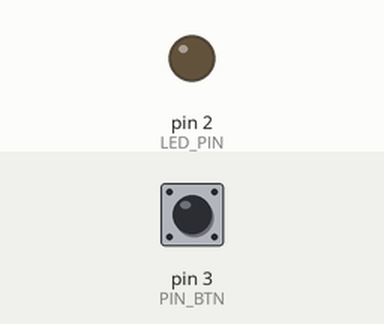
This sketch was run on a simulated Arduino Uno, built with avr-gcc and run on an emulated ATmega328P. Shown: output pins drawn as LEDs (lit = HIGH). Dashed ring = blinking. The test bench sets the inputs (shaded band); at power-on: pin 3 (PIN_BTN) HIGH. Random numbers use the default seed unless the sketch sets one; no radio packets arrive unless stated; what the sketch prints to the serial monitor is not drawn.

Above: at 3.3 s.
3.4 s: pin 3 (PIN_BTN) pulled LOW for 0.15 s
At 3.57 s:
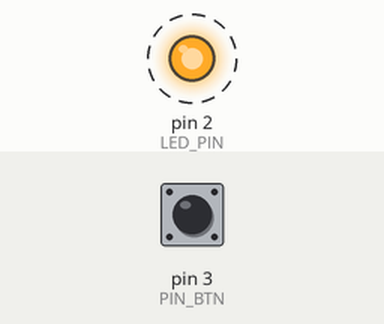
6.5 s: pin 3 (PIN_BTN) pulled LOW for 1 s
9.0 s: pin 3 (PIN_BTN) pulled LOW for 3.2 s
At 9.47 s:
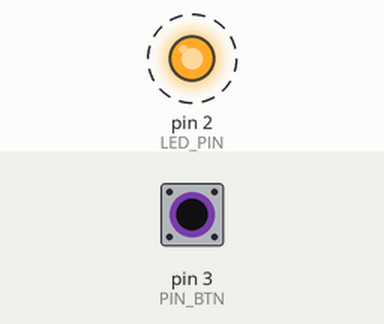
Timing chart, 0 to 19.7 s (numbered marks = the images above; inputs shaded):
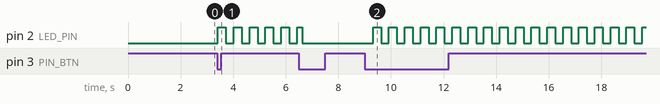

Measured:
- after the input at 3.4 s, pin 2 (LED_PIN): alternates HIGH for 0.30 s and LOW for 0.30 s, starting at once
- after the input at 9.0 s, pin 2 (LED_PIN): alternates HIGH for 0.30 s and LOW for 0.30 s, starting after 0.32 s

The sketch:

main.ino
```cpp
#include "setting.h"
#include "config.h"
#include <Arduino.h>

unsigned long ledTimer  = 0;
bool ledState           = false;

// How often to hop channels (ms) — lower = faster hopping
#define HOP_INTERVAL 50

unsigned long lastHopTime = 0;
unsigned long hopCount    = 0;

// ── Button ISR ──────────────────────────────────────────────────────────────
void handleButton() {
  unsigned long now = millis();
  if (now - lastPressTime > debounceDelay) {
    current = (current == DEACTIVE_MODE) ? ACTIVE_MODE : DEACTIVE_MODE;
    lastPressTime = now;
  }
}

// ── Radio init ───────────────────────────────────────────────────────────────
void initialize_Radios() {
  if (current == ACTIVE_MODE) {
    configureNrf(Radio);
  } else {
    Radio.powerDown();
    delay(100);
  }
}

// ── Menu ─────────────────────────────────────────────────────────────────────
static const char* kMenuLabels[] = {
  "WiFi", "Video TX", "RC", "BLE", "Bluetooth", "USB Wireless", "Zigbee", "NRF24"
};
static const int kMenuCount = sizeof(kMenuLabels) / sizeof(kMenuLabels[0]);

static int menuIndexFromMode(OperationMode m) {
  switch (m) {
    case WiFi_MODULE:         return 0;
    case VIDEO_TX_MODULE:     return 1;
    case RC_MODULE:           return 2;
    case BLE_MODULE:          return 3;
    case Bluetooth_MODULE:    return 4;
    case USB_WIRELESS_MODULE: return 5;
    case ZIGBEE_MODULE:       return 6;
    case NRF24_MODULE:        return 7;
    default:                  return 0;
  }
}

static OperationMode modeFromMenuIndex(int idx) {
  switch (idx) {
    case 0: return WiFi_MODULE;
    case 1: return VIDEO_TX_MODULE;
    case 2: return RC_MODULE;
    case 3: return BLE_MODULE;
    case 4: return Bluetooth_MODULE;
    case 5: return USB_WIRELESS_MODULE;
    case 6: return ZIGBEE_MODULE;
    case 7: return NRF24_MODULE;
    default: return WiFi_MODULE;
  }
}

static const char* labelFromMode(OperationMode m) {
  return kMenuLabels[menuIndexFromMode(m)];
}

void printMenuToSerial() {
  Serial.println();
  Serial.println("========== RF-CLOWN ==========");
  Serial.println("Version v2.0.0");
  Serial.println();

  int focus = menuIndexFromMode(current_Mode);
  for (int i = 0; i < kMenuCount; i++) {
    Serial.print((i == focus) ? "> " : "  ");
    Serial.print(i + 1);
    Serial.print(". ");
    Serial.print(kMenuLabels[i]);
    if (i == focus)
      Serial.println((current == ACTIVE_MODE) ? "  [ACTIVE]" : "  [DEACTIVE]");
    else
      Serial.println();
  }

  Serial.println("==============================");
  Serial.println("Up/Down arrows or 1-8 to select");
  Serial.println("Button to toggle ACTIVE/DEACTIVE");
  Serial.println();
}

// ── Serial input parser ───────────────────────────────────────────────────────
void handleSerialInput() {
  if (!Serial.available()) return;

  int c = Serial.read();

  if (c == 27) {
    delay(5);
    if (Serial.available() && Serial.read() == '[') {
      if (Serial.available()) {
        int arrow = Serial.read();
        int focus = menuIndexFromMode(current_Mode);
        if (arrow == 'A') {
          focus = (focus - 1 + kMenuCount) % kMenuCount;
          current_Mode = modeFromMenuIndex(focus);
          printMenuToSerial();
        } else if (arrow == 'B') {
          focus = (focus + 1) % kMenuCount;
          current_Mode = modeFromMenuIndex(focus);
          printMenuToSerial();
        }
      }
    }
    return;
  }

  if (c >= '1' && c <= '8') {
    current_Mode = modeFromMenuIndex(c - '1');
    printMenuToSerial();
    return;
  }

  if (c == 'h' || c == '?') {
    printMenuToSerial();
  }
}

// ── Channel hop + log ────────────────────────────────────────────────────────
void hopChannel() {
  byte channel = 0;
  switch (current_Mode) {
    case BLE_MODULE:          channel = ble_channels[random(0, ble_channels_size)];                          break;
    case Bluetooth_MODULE:    channel = bluetooth_channels[random(0, bluetooth_channels_size)];              break;
    case WiFi_MODULE:         channel = WiFi_channels[random(0, WiFi_channels_size)];                        break;
    case USB_WIRELESS_MODULE: channel = usbWireless_channels[random(0, usbWireless_channels_size)];          break;
    case VIDEO_TX_MODULE:     channel = videoTransmitter_channels[random(0, videoTransmitter_channels_size)];break;
    case RC_MODULE:           channel = rc_channels[random(0, rc_channels_size)];                            break;
    case ZIGBEE_MODULE:       channel = zigbee_channels[random(0, zigbee_channels_size)];                    break;
    case NRF24_MODULE:        channel = nrf24_channels[random(0, nrf24_channels_size)];                      break;
  }

  Radio.setChannel(channel);
  /* hopCount++;

  // Log every hop to serial
  Serial.print("[HOP #");
  Serial.print(hopCount);
  Serial.print("] ");
  Serial.print(labelFromMode(current_Mode));
  Serial.print(" -> ch ");
  Serial.print(channel);
  Serial.print("  (");
  Serial.print(2400 + channel);
  Serial.println(" MHz)");*/
}

// ── Setup ────────────────────────────────────────────────────────────────────
void setup() {
  Serial.begin(115200);
  delay(2000);
  Serial.println(">> setup start");

  pinMode(LED_PIN, OUTPUT);
  digitalWrite(LED_PIN, LOW);
  Serial.println(">> pins OK");

  pinMode(PIN_BTN, INPUT_PULLUP);
  attachInterrupt(digitalPinToInterrupt(PIN_BTN), handleButton, FALLING);
  Serial.println(">> interrupt attached");

  Serial.println(">> calling initialize_Radios...");
  initialize_Radios();
  Serial.println(">> radios OK");

  printMenuToSerial();
}

// ── Loop ─────────────────────────────────────────────────────────────────────
void loop() {
  static Operation     lastActivity = DEACTIVE_MODE;
  static OperationMode lastMode     = WiFi_MODULE;

  handleSerialInput();

  // Atomically snapshot volatile current
  Operation snap;
  noInterrupts();
  snap = current;
  interrupts();

  // React to state or mode change
  if (snap != lastActivity || current_Mode != lastMode) {
    hopCount = 0; // reset hop counter on mode change
    initialize_Radios();
    printMenuToSerial();
    lastActivity = snap;
    lastMode     = current_Mode;
  }

  if (snap == ACTIVE_MODE) {
    // Blink LED
    if (millis() - ledTimer > 300) {
      ledTimer = millis();
      ledState = !ledState;
      digitalWrite(LED_PIN, ledState);
    }

    // Hop channel at fixed interval
    if (millis() - lastHopTime > HOP_INTERVAL) {
      lastHopTime = millis();
      hopChannel();
    }

  } else {
    digitalWrite(LED_PIN, LOW);
  }
}
```

setting.cpp
```cpp
#include "setting.h"
#include "config.h"

// =====================
// Global State Variables
// =====================

OperationMode current_Mode = WiFi_MODULE;
volatile Operation current  = DEACTIVE_MODE;
volatile bool ChangeRequested = false;

// =====================
// Button Debounce
// =====================

// volatile: written inside ISR, read in loop()
volatile unsigned long lastPressTime = 0;
const unsigned long debounceDelay    = 200;

// =====================
// Channel Groups
// =====================

const byte channelGroup_1[] = {2, 5, 8, 11};
const byte channelGroup_2[] = {26, 29, 32, 35};
const byte channelGroup_3[] = {80, 83, 86, 89};

const size_t channelGroup_1_size = sizeof(channelGroup_1);
const size_t channelGroup_2_size = sizeof(channelGroup_2);
const size_t channelGroup_3_size = sizeof(channelGroup_3);

// =====================
// Channel Definitions per Protocol
// =====================

const byte bluetooth_channels[] = {
  32,34,46,48,50,52,0,1,2,4,6,8,22,24,26,28,30,74,76,78,80
};
const byte ble_channels[]              = {2, 26, 80};
const byte WiFi_channels[]             = {1,2,3,4,5,6,7,8,9,10,11,12};
const byte usbWireless_channels[]      = {40, 50, 60};
const byte videoTransmitter_channels[] = {70, 75, 80};
const byte rc_channels[]               = {1, 3, 5, 7};
const byte zigbee_channels[]           = {11, 15, 20, 25};
const byte nrf24_channels[]            = {76, 78, 79};

// =====================
// Channel Array Sizes
// =====================

const size_t bluetooth_channels_size        = sizeof(bluetooth_channels);
const size_t ble_channels_size              = sizeof(ble_channels);
const size_t WiFi_channels_size             = sizeof(WiFi_channels);
const size_t usbWireless_channels_size      = sizeof(usbWireless_channels);
const size_t videoTransmitter_channels_size = sizeof(videoTransmitter_channels);
const size_t rc_channels_size               = sizeof(rc_channels);
const size_t zigbee_channels_size           = sizeof(zigbee_channels);
const size_t nrf24_channels_size            = sizeof(nrf24_channels);

// =====================
// NRF24 Radio Instance
// =====================

RF24 Radio(NRF_CE_PIN, NRF_CSN_PIN);

// =====================
// NRF Configuration Function
// =====================

void configureNrf(RF24 &radio) {
  if (!radio.begin()) {
    Serial.println("!! Radio init FAILED - check wiring");
    return;
  }
  radio.setAutoAck(false);
  radio.stopListening();
  radio.setRetries(0, 0);
  radio.setPALevel(RF24_PA_MAX, true);
  radio.setDataRate(RF24_2MBPS);
  radio.setCRCLength(RF24_CRC_DISABLED);
}
```

setting.h
```cpp
#ifndef SETTING_H
#define SETTING_H

#include <Arduino.h>
#include <stddef.h>
#include <RF24.h>

extern RF24 Radio;

void configureNrf(RF24 &radio);

#endif
```

config.h
```cpp
#ifndef CONFIG_H
#define CONFIG_H

#include <Arduino.h>

// Enumeration of supported RF operation modules
enum OperationMode {
  WiFi_MODULE,
  VIDEO_TX_MODULE,
  RC_MODULE,
  BLE_MODULE,
  Bluetooth_MODULE,
  USB_WIRELESS_MODULE,
  ZIGBEE_MODULE,
  NRF24_MODULE
};

// System state
enum Operation {
  DEACTIVE_MODE,
  ACTIVE_MODE
};

// =====================
// Hardware Pin Mapping
// =====================

#define PIN_BTN    3
#define LED_PIN    2
#define NRF_CE_PIN  9
#define NRF_CSN_PIN 10

// =====================
// Global State Variables
// =====================

extern OperationMode current_Mode;
extern volatile Operation current;
extern volatile bool ChangeRequested;

// All ISR-touched variables must be volatile
extern volatile unsigned long lastPressTime;
extern const unsigned long debounceDelay;

// =====================
// Channel Groups
// =====================

extern const byte channelGroup_1[];
extern const byte channelGroup_2[];
extern const byte channelGroup_3[];

extern const size_t channelGroup_1_size;
extern const size_t channelGroup_2_size;
extern const size_t channelGroup_3_size;

// =====================
// Channel Lists per Module
// =====================

extern const byte bluetooth_channels[];
extern const byte ble_channels[];
extern const byte WiFi_channels[];
extern const byte usbWireless_channels[];
extern const byte videoTransmitter_channels[];
extern const byte rc_channels[];
extern const byte zigbee_channels[];
extern const byte nrf24_channels[];

// =====================
// Channel Array Sizes
// =====================

extern const size_t bluetooth_channels_size;
extern const size_t ble_channels_size;
extern const size_t WiFi_channels_size;
extern const size_t usbWireless_channels_size;
extern const size_t videoTransmitter_channels_size;
extern const size_t rc_channels_size;
extern const size_t zigbee_channels_size;
extern const size_t nrf24_channels_size;

#endif
```
